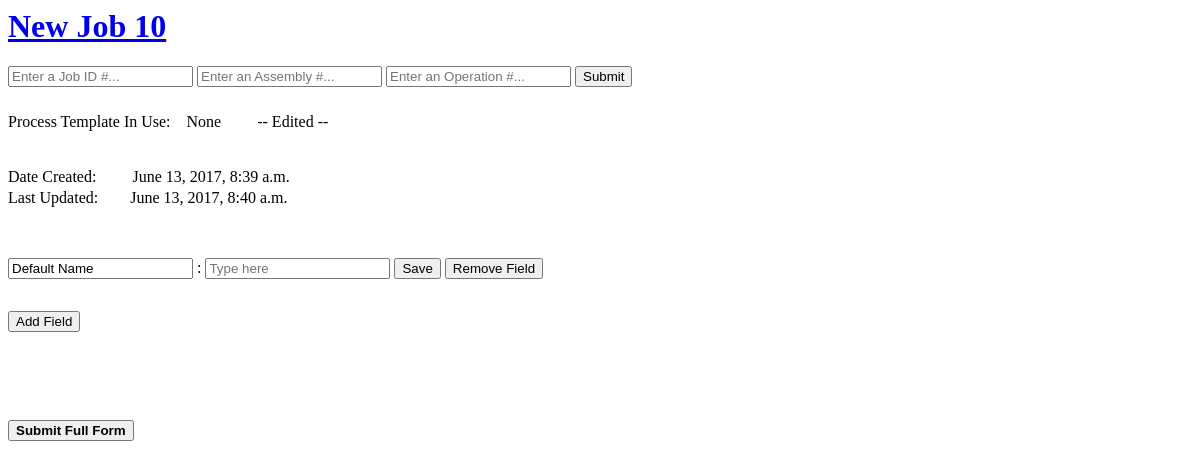
The page /embossers/66/detail/ on the database as committed earlier.
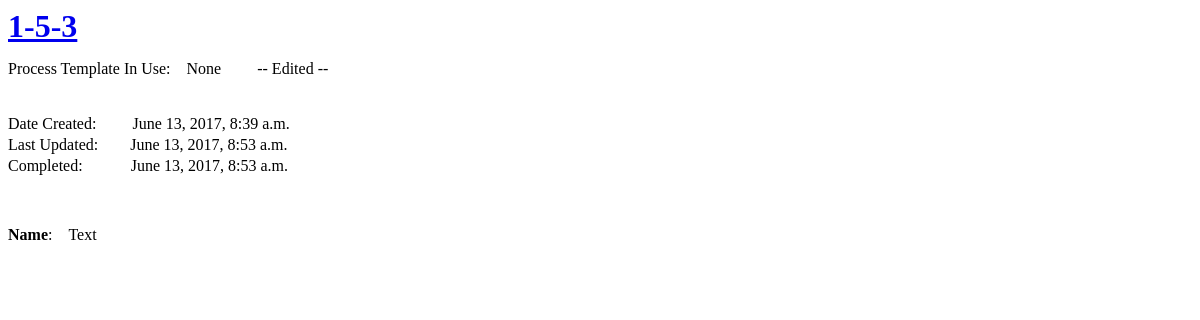
The same page on the database as committed later.
### embossers/models.py (models this page shows, shortened)
class Job(models.Model):
    job_id = models.CharField(max_length=100, default="New Job", unique=True)
    date_created = models.DateTimeField('date created', auto_now_add=True)
    last_update = models.DateTimeField('last updated', default=timezone.now)
    date_submitted = models.DateTimeField(null=True, blank=True)
    process_outline = models.CharField(max_length=100, default="None", verbose_name="Process Template")
    has_process_outline_been_modified_for_this_operation = models.BooleanField(default=False, verbose_name="Edited Template")
    has_job_name_been_set = models.BooleanField(default=False)
    completed = models.BooleanField(default=False)
    disable_submit_button = models.BooleanField(default=False)
    job_number = models.CharField(max_length=100, blank=True)
    assembly_number = models.CharField(max_length=100, blank=True)
    operation_number = models.CharField(max_length=100, blank=True)
    def was_created_recently(self):
        now = timezone.now()
        return now - datetime.timedelta(days=1) <= self.date_created <= now
    was_created_recently.admin_order_field = 'date_created'
    was_created_recently.boolean = True
    was_created_recently.short_description = 'Created recently?'

class Field(models.Model):
    job = models.ForeignKey(Job, on_delete=models.CASCADE)
    field_name = models.CharField(max_length=100)
    field_text = models.CharField(max_length=200, blank=True)
    field_has_been_set = models.BooleanField(default=False)
    editing_mode = models.BooleanField(default=False)
    name_is_operator_editable = models.BooleanField(default=True)
    text_is_operator_editable = models.BooleanField(default=True)
    required_for_full_submission = models.BooleanField(default=True)
    objects = FieldManager()

### embossers/views.py (the view)
# urls.py: url(r'^(?P<pk>[0-9]+)/detail/$', DetailView.as_view(), name='detail'),
class DetailView(generic.DetailView):
    model = Job
    template_name = 'embossers/pages/detail.html'
    def get_queryset(self):
        return Job.objects.all()

### templates/embossers/pages/detail.html (shortened to what this page needs)
<html lang="en">
{% load static %}
<link rel="stylesheet" type="text/css" href="{% static 'embossers/style.css' %}" />
</head>
<h1><a class="navbar-brand" href="/embossers">{{ job.job_id }}</a></h1>
{% ifequal job.has_job_name_been_set False %}
    {% include 'embossers/forms/job_number_form.html' %}
{% endifequal %}
<p>Process Template In Use:&emsp;{{ job.process_outline }}
    {% if job.has_process_outline_been_modified_for_this_operation == True %}
        &emsp;&emsp;-- Edited --
    {% endif %}
</p>
<br />
<p>Date Created:&emsp;&emsp; {{ job.date_created }}</p>
<p>Last Updated:&emsp;&ensp;&ensp;{{ job.last_update }}</p>
{% if job.completed == True %}
    <p>Completed:&emsp;&emsp;&ensp;&ensp;{{ job.date_submitted }}</p>
{% endif %}
<p>&emsp;</p>
<p>&emsp;</p>
{% for field in job.field_set.all %}
    {% ifnotequal field.field_has_been_set False %}
        {% ifnotequal field.editing_mode True %}
            {% include 'embossers/forms/saved_field_form.html' %}
        {% else %}
            {% include 'embossers/forms/existing_field_form.html' %}
        {% endifnotequal %}
    {% else %}
        {% include 'embossers/forms/new_field_form.html' %}
    {% endifnotequal %}
{% endfor %}
{% if job.completed == False %}
    <form action="{% url 'embossers:add_field' job.id %}" method="post" name="add_field">
        <input type="submit" name="add_field" value="Add Field"/>
    </form>
{% endif %}
<br /><br /><br /><br />
{% if job.completed == False %}
    {% include 'embossers/forms/submit.html' %}
{% endif %}
</html>

### templates/embossers/forms/saved_field_form.html (shortened to what this page needs)
<p>
<form action="{% url 'embossers:edit_data' job.id %}" method="post">
    <label for="field{{ forloop.counter }}"><strong>{{ field.field_name }}</strong>:&emsp;{{ field.field_text }}&emsp;&emsp;</label>
    {% if field.name_is_operator_editable or field.text_is_operator_editable %}
        <button type="submit" name="edit_field" id="field{{ forloop.counter }}" value="{{ field.id }}">Edit</button><br /><br />
    {% else %}
        <br /><br />
    {% endif %}
</form>
</p>

### templates/embossers/forms/new_field_form.html (shortened to what this page needs)
<p>
<form action="{% url 'embossers:save_data' job.id %}" method="post" class="enter_data_form">
    {% include 'embossers/form_templates/new_field_form_template.html' %}
    <button type="submit" name="save_field" id="field{{ forloop.counter }}" value="{{ field.id }}">Save</button>
</form>
<form action="{% url 'embossers:delete_field' job.id %}" method="post" class="enter_data_form">
    <button type="submit" name="delete_field" id="field{{ forloop.counter }}" value="{{ field.id }}">Remove Field</button>
</form>
</p>

### templates/embossers/form_templates/new_field_form_template.html
<input type="text"  name="save_field_name" id="field {{ field.id }}" value="{{ field.field_name }}"></textarea>
<label for="field{{ forloop.counter }}">:  </label>
<input type="text"  name="save_field_text" id="field {{ field.id }}" placeholder="Type here"></textarea>

Rows that differ between the two databases and show on the page:
removed Field: save_field_name "Default Name"
changed Job "None": job_id "New Job 10" → "1-5-3"; last_update "June 13, 2017, 8:40 a.m." → "June 13, 2017, 8:53 a.m."; completed False → True (drawn); date_submitted (not shown) → "June 13, 2017, 8:53 a.m."
added Field: field_name "Name", field_text "Text"
Other text that changed with them:
form field add_field: "Add Field" → (not shown)
text no longer shown: "Submit Submit Full Form"
text now shown: "Completed:"
